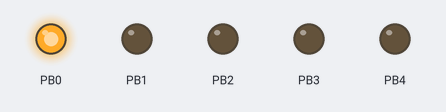
The sketch below on a simulated ATtiny85, built with avr-gcc and run on an emulated ATtiny85. On the bench: output pins drawn as LEDs (lit = HIGH).

Above: at 0.2 s.
At 1.2 s:
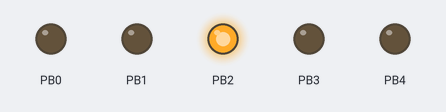
At 1.7 s:
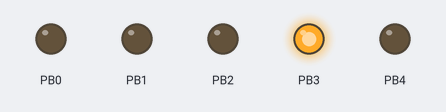
At 3.2 s:
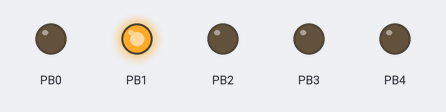
At 4.7 s:
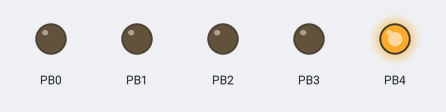
Timing chart, 0 to 5.8 s (numbered marks = the images above):
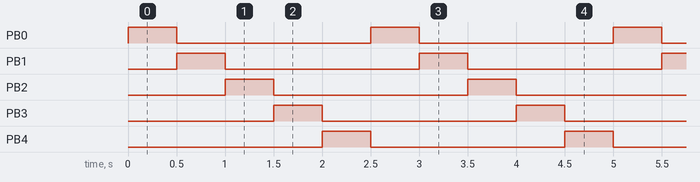

The sketch:

ATtiny85OutputTest.ino
```cpp
// (licence header left out)
void setup()
{
  for(int i = 0; i <= 4; i++)
  {
    pinMode(i, OUTPUT);
  }
}

void loop()
{
  for(int i = 0; i <= 4; i++)
  {
    digitalWrite(i, HIGH);
    delay(500);
    digitalWrite(i, LOW);
  }
}
```

Measured:
- by itself, PB0–4: alternates HIGH for 0.50 s and LOW for 2.0 s
- by itself, everything shown: repeats every 2.5 s, in 6 steps
